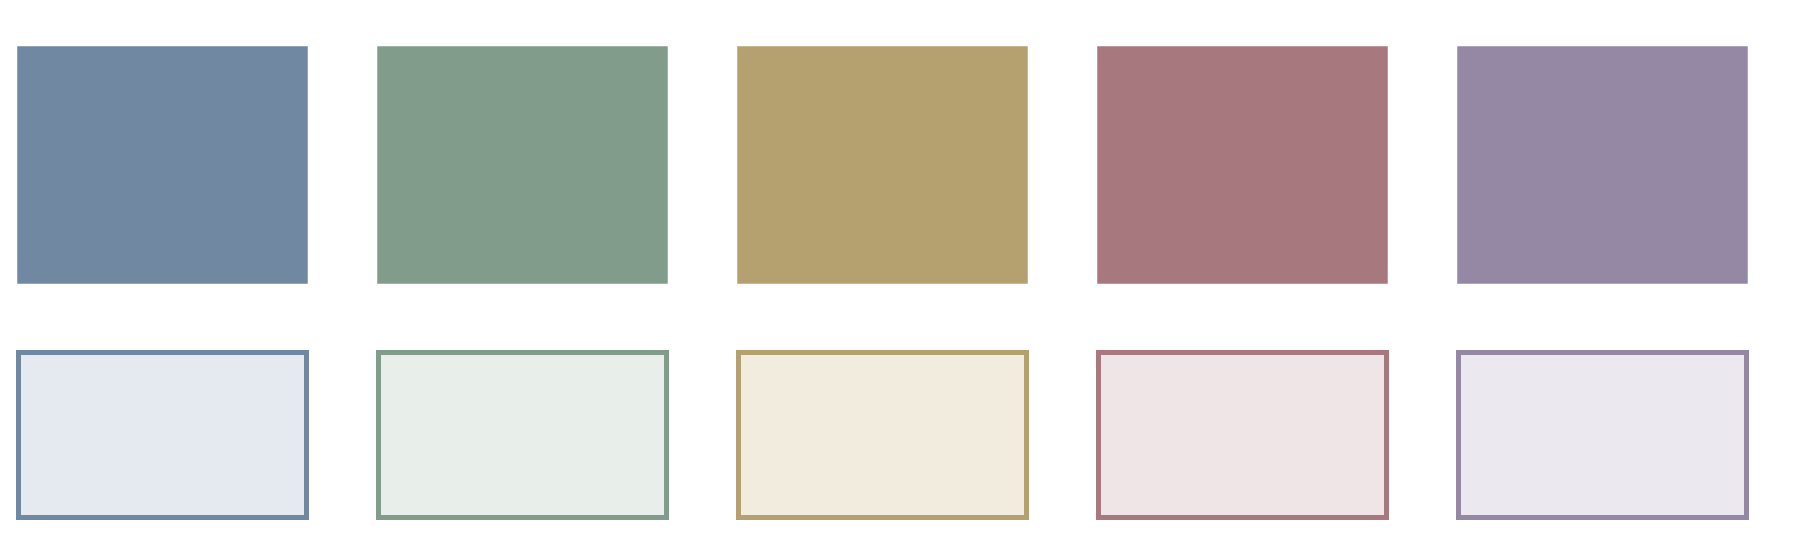

Recreate this plot in Python.
"""Exact native color swatches supplied only as the v3 style reference."""
from pathlib import Path
import os
ROOT=next(p for p in Path(__file__).resolve().parents if (p/'build.sh').exists())
os.environ.setdefault('MPLCONFIGDIR',str(ROOT/'build/figure-proofs/matplotlib-cache'))
import matplotlib.pyplot as plt
from matplotlib.patches import Rectangle
fig,ax=plt.subplots(figsize=(10,3),dpi=180)
fig.patch.set_facecolor('#FFFFFF');ax.set_facecolor('#FFFFFF')
for i,(main,fill) in enumerate([('#7188A3','#E5EAF0'),('#829C8B','#E8EEE9'),('#B4A16F','#F1ECDD'),('#A7787D','#F0E5E6'),('#9588A5','#ECE8F0')]):
 ax.add_patch(Rectangle((i*2+.1,1.1),1.6,1.0,facecolor=main,edgecolor=main))
 ax.add_patch(Rectangle((i*2+.1,.1),1.6,.7,facecolor=fill,edgecolor=main,linewidth=2))
ax.set_xlim(0,10);ax.set_ylim(0,2.3);ax.axis('off');fig.subplots_adjust(left=0,right=1,top=1,bottom=0)
fig.savefig(Path(__file__).with_suffix('.png'),dpi=180,facecolor='#FFFFFF');plt.close(fig)
